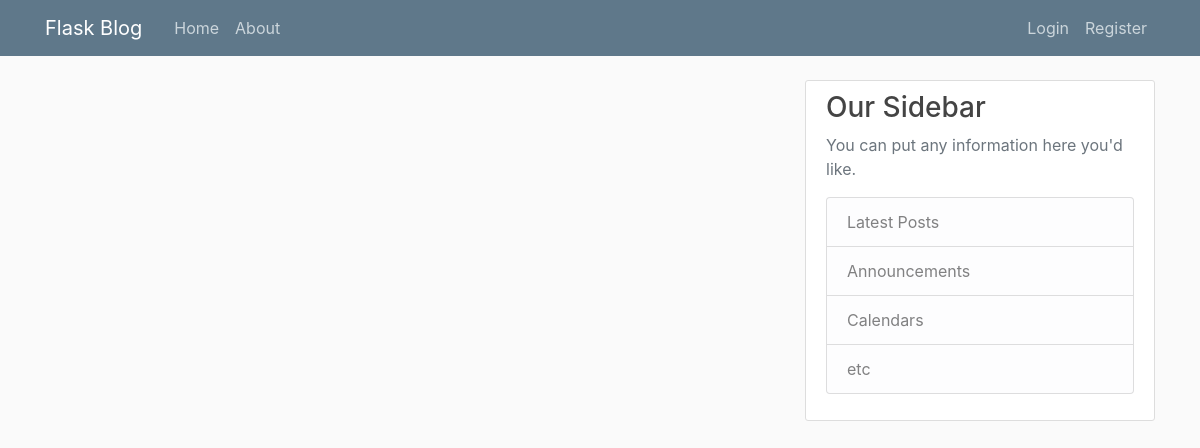
Before: / with the older database file.
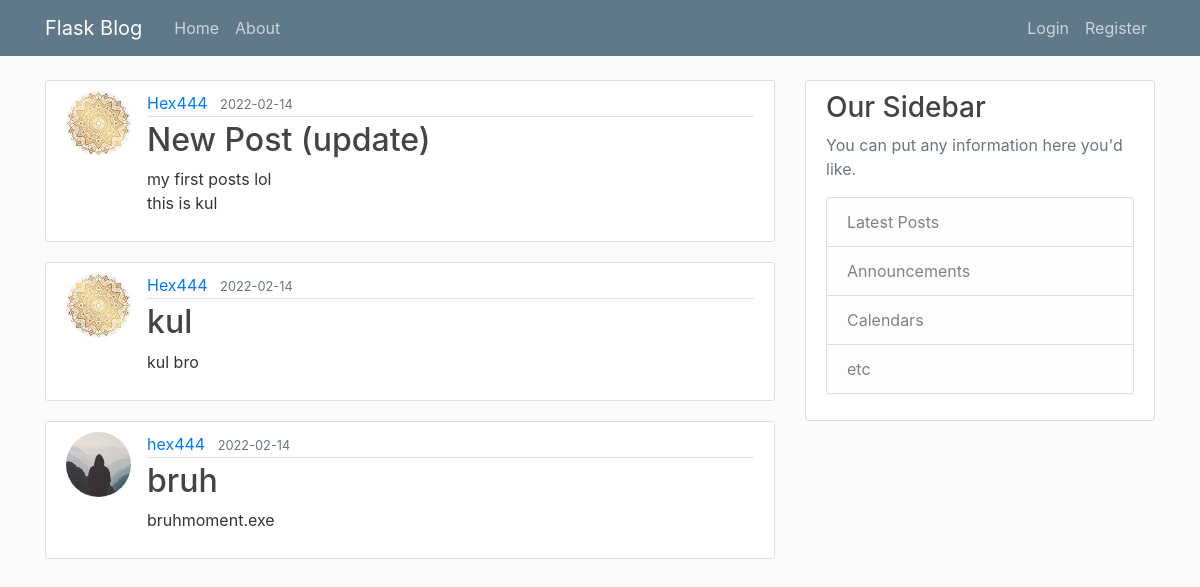
After: the same page with the newer database file.
### flaskblog/models.py (models this page shows, shortened)
class Post(db.Model):
    id = db.Column(db.Integer, primary_key=True)
    title = db.Column(db.String(100), nullable=False)
    date_posted = db.Column(db.DateTime, nullable=False, default=datetime.utcnow)
    content = db.Column(db.Text, nullable=False)
    user_id = db.Column(db.Integer, db.ForeignKey('user.id'), nullable=False)

class User(db.Model, UserMixin):
    id = db.Column(db.Integer, primary_key=True)
    username = db.Column(db.String(20), unique=True, nullable=False)
    email = db.Column(db.String(120), unique=True, nullable=False)
    image_file = db.Column(db.String(20), nullable=False, default='default.jpg')
    password = db.Column(db.String(60), nullable=False)
    posts = db.relationship('Post', backref="author", lazy=True)

### flaskblog/routes.py (the view)
@app.route("/")
def hello_world():
    posts = Post.query.all()
    return render_template("home.html", all_posts=posts)

### flaskblog/templates/home.html
{% extends "layout.html" %}
{% block content %}
    {% for post in all_posts %}
    <article class="media content-section">
      <img src="{{ url_for('static', filename='profile_pics/' + post.author.image_file) }}" alt="pfp of author" class="rounded-circle article-img">
        <div class="media-body">
          <div class="article-metadata">
            <a class="mr-2" href="#">{{ post.author.username }}</a>
            <small class="text-muted">{{ post.date_posted.strftime("%Y-%m-%d") }}</small>
          </div>
          <h2><a class="article-title" href="{{ url_for('post', post_id=post.id) }}">{{ post.title }}</a></h2>
          <p class="article-content">{{ post.content }}</p>
        </div>
      </article>
    {% endfor %}
{% endblock content %}

### flaskblog/templates/layout.html (shortened to what this page needs)
<!DOCTYPE html>
<html lang="en">
<head>
    <link rel="stylesheet" href="https://stackpath.bootstrapcdn.com/bootstrap/4.1.3/css/bootstrap.min.css">
    <link rel="stylesheet" type="text/css" href="{{ url_for('static', filename='main.css') }}">
</head>
<body>
    <header class="site-header">
        <nav class="navbar navbar-expand-md navbar-dark bg-steel fixed-top">
          <div class="container">
            <a class="navbar-brand mr-4" href="/">Flask Blog</a>
            <div class="collapse navbar-collapse" id="navbarToggle">
              <div class="navbar-nav mr-auto">
                <a class="nav-item nav-link" href="{{ url_for('hello_world') }}">Home</a>
                <a class="nav-item nav-link" href="{{ url_for('about') }}">About</a>
              </div>
              <div class="navbar-nav">
                {% if current_user.is_authenticated %}
                <a class="nav-item nav-link" href="{{ url_for('new_post') }}">new post</a>
                  <a class="nav-item nav-link" href="{{ url_for('account') }}">account</a>
                  <a class="nav-item nav-link" href="{{ url_for('logout') }}">Logout</a>
                {% else %}
                  <a class="nav-item nav-link" href="{{ url_for('login') }}">Login</a>
                  <a class="nav-item nav-link" href="{{ url_for('register') }}">Register</a>
                {% endif %}
              </div>
            </div>
          </div>
        </nav>
      </header>
      <main role="main" class="container">
        <div class="row">
          <div class="col-md-8">
            {% block content %}{% endblock %}
          </div>
          <div class="col-md-4">
            <div class="content-section">
              <h3>Our Sidebar</h3>
              <p class='text-muted'>You can put any information here you'd like.
                <ul class="list-group">
                  <li class="list-group-item list-group-item-light">Latest Posts</li>
                  <li class="list-group-item list-group-item-light">Announcements</li>
                  <li class="list-group-item list-group-item-light">Calendars</li>
                  <li class="list-group-item list-group-item-light">etc</li>
                </ul>
              </p>
            </div>
          </div>
        </div>
      </main>
</body>
  </body>
</html>
</html>

### flaskblog/static/main.css (style rules this page uses)
body { background: #fafafa; color: #333333; margin-top: 5rem; }
h1, h2, h3, h4, h5, h6 { color: #444444; }
.bg-steel { background-color: #5f788a; }
.site-header .navbar-nav .nav-link { color: #cbd5db; }
.content-section { background: #ffffff; padding: 10px 20px; border: 1px solid #dddddd; border-radius: 3px; margin-bottom: 20px; }
.article-title { color: #444444; }
.article-content { white-space: pre-line; }
.article-img { height: 65px; width: 65px; margin-right: 16px; }
.article-metadata { padding-bottom: 1px; margin-bottom: 4px; border-bottom: 1px solid #e3e3e3 }

Changed rows visible on the page:
added Post: image_file (picture), author.username "Hex444", date_posted "2022-02-14", title "New Post (update)", content "my first posts lol this is kul"
added Post: image_file (picture), author.username "Hex444", date_posted "2022-02-14", title "kul", content "kul bro"
added Post: image_file (placeholder picture), author.username "hex444", date_posted "2022-02-14", title "bruh", content "bruhmoment.exe"
